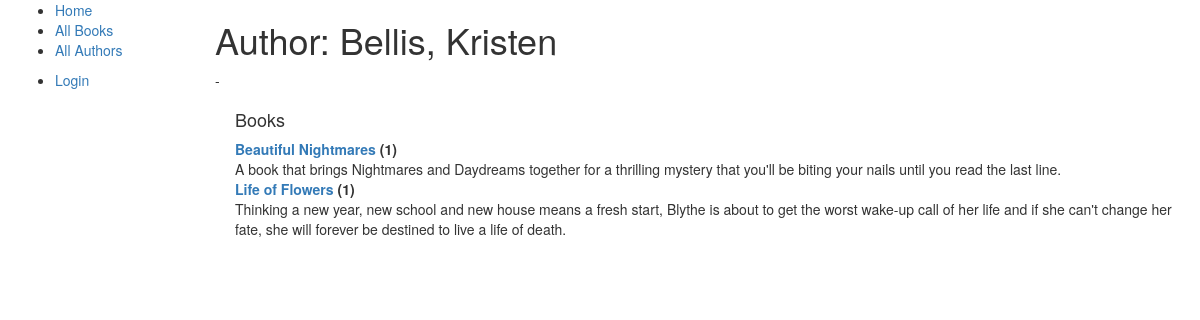
The app's page /catalog/author/1 with its own data.
### catalog/models.py (models this page shows, shortened)
class Author(models.Model):
    firstName = models.CharField(max_length=100)
    lastName = models.CharField(max_length=100)
    dateOfBirth = models.DateField(null=True, blank=True)
    dateOfDeath = models.DateField('Died', null=True, blank=True)
    class Meta:
        ordering = ["lastName", "firstName"]
    def __str__(self):
        return '{0}, {1}'.format(self.lastName,self.firstName)

class Book(models.Model):
    title = models.CharField(max_length=200)
    author = models.ForeignKey('Author', on_delete=models.SET_NULL, null=True)
    summary = models.TextField(max_length=1000, help_text='Enter a brief description of the book')
    isbn = models.CharField('ISBN' ,max_length=13, help_text='13 Character <a href="https://www.isbn-international.org/content/what-isbn">ISBN number</a>')
    genre = models.ManyToManyField(Genre, help_text='Select a genre for this book')
    language = models.ForeignKey('Language', on_delete=models.SET_NULL, null=True)
    def __str__(self):
        return self.title

### catalog/views.py (the view)
# urls.py: path('author/<int:pk>', views.AuthorDetailView.as_view(), name='author-detail'),
class AuthorDetailView(generic.DetailView):
    model = Author

### catalog/templates/catalog/author_detail.html
{% extends "base_generic.html" %}
{% block content %}
<h1>Author: {{ author }} </h1>
<p>{{author.date_of_birth}} - {% if author.date_of_death %}{{author.date_of_death}}{% endif %}</p>
<div style="margin-left:20px;margin-top:20px">
<h4>Books</h4>
<dl>
{% for book in author.book_set.all %}
  <dt><a href="{% url 'book-detail' book.pk %}">{{book}}</a> ({{book.bookinstance_set.all.count}})</dt>
  <dd>{{book.summary}}</dd>
{% endfor %}
</dl>
</div>
{% endblock %}

### records on screen
Author: lastName+firstName "Bellis, Kristen"
Book: title "Beautiful Nightmares", bookinstance_set.all.count "1", summary "A book that brings Nightmares and Daydreams together for a thrilling mystery that you'll be biting your nails until you read the last line."
Book: title "Life of Flowers", bookinstance_set.all.count "1", summary "Thinking a new year, new school and new house means a fresh start, Blythe is about to get the worst wake-up call of her life and if she can't change her fate, she will forever be destined to live a life of death."
